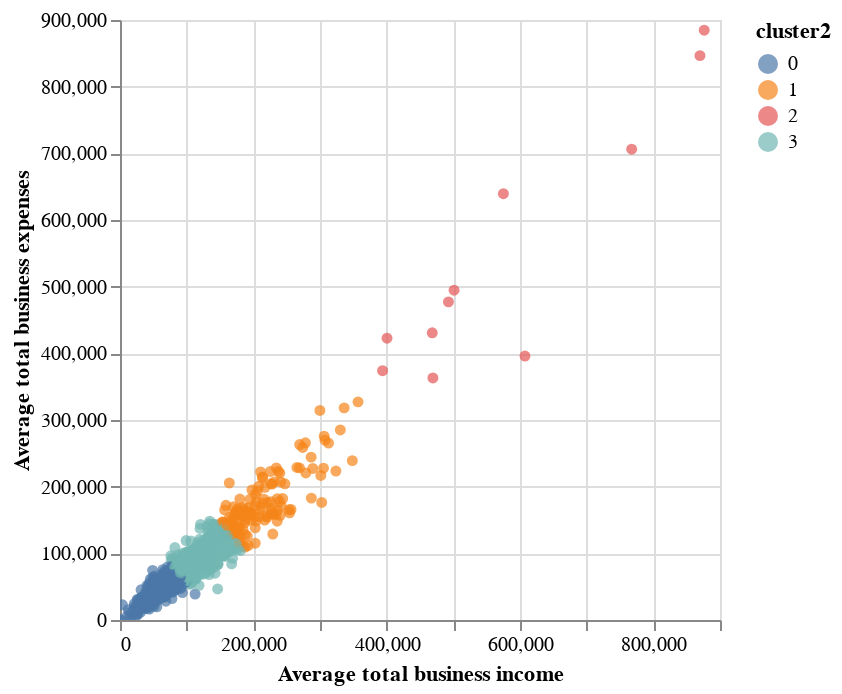

The notebook cell saved with this chart:
### Code cell
# Plot a scatter plot of the data with the cluster labels
alt.Chart(df).mark_circle().encode(x='Average total business income', 
               y='Average total business expenses', 
               color='cluster2:N', 
               tooltip=['Postcode', 'cluster2', 
                        'Average total business income',
                        'Average total business expenses']).interactive()

### Figure 1 — Vega-Lite specification as saved in the notebook (floating-point values rounded to 4 significant figures; data arrays with more than 128 entries replaced by an {"elided": "..."} marker saying what was removed)
{"config": {"view": {"continuousWidth": 300, "continuousHeight": 300}}, "data": {"name": "data-6d2360d34039cf45546cff76fddcd90d"}, "mark": {"type": "circle"}, "encoding": {"color": {"field": "cluster2", "type": "nominal"}, "tooltip": [{"field": "Postcode", "type": "quantitative"}, {"field": "cluster2", "type": "quantitative"}, {"field": "Average total business income", "type": "quantitative"}, {"field": "Average total business expenses", "type": "quantitative"}], "x": {"field": "Average total business income", "type": "quantitative"}, "y": {"field": "Average total business expenses", "type": "quantitative"}}, "params": [{"name": "param_5", "select": {"type": "interval", "encodings": ["x", "y"]}, "bind": "scales"}], "$schema": "https://vega.github.io/schema/vega-lite/v5.8.0.json", "datasets": {"data-6d2360d34039cf45546cff76fddcd90d": {"elided": "2473 records"}}}
